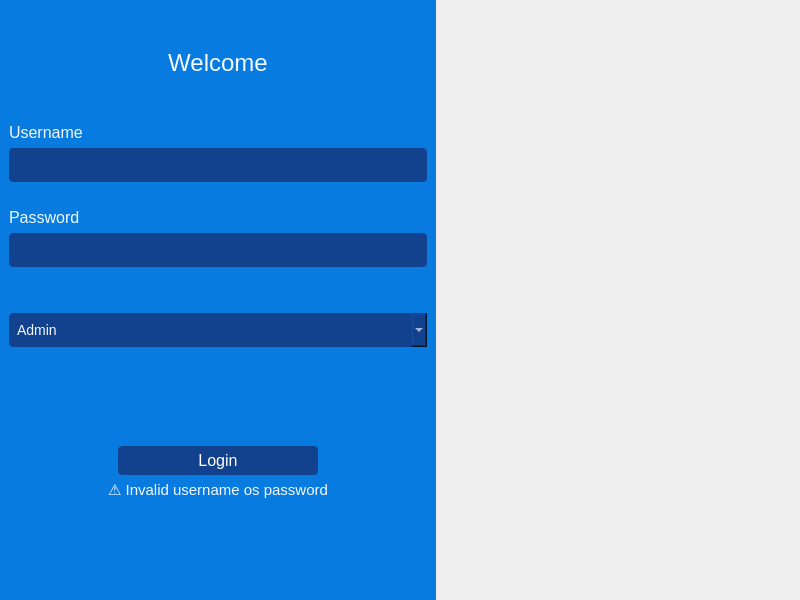
<?xml version="1.0" encoding="UTF-8"?>
<ui version="4.0">
 <class>MainWindow</class>
 <widget class="QMainWindow" name="MainWindow">
  <property name="geometry">
   <rect>
    <x>0</x>
    <y>0</y>
    <width>800</width>
    <height>600</height>
   </rect>
  </property>
  <property name="sizePolicy">
   <sizepolicy hsizetype="Fixed" vsizetype="Fixed">
    <horstretch>0</horstretch>
    <verstretch>0</verstretch>
   </sizepolicy>
  </property>
  <property name="minimumSize">
   <size>
    <width>800</width>
    <height>600</height>
   </size>
  </property>
  <property name="maximumSize">
   <size>
    <width>800</width>
    <height>600</height>
   </size>
  </property>
  <property name="windowTitle">
   <string>MainWindow</string>
  </property>
  <property name="styleSheet">
   <string notr="true">QWidget{
font: 57 8pt &quot;Yu Gothic Medium&quot;;
}</string>
  </property>
  <widget class="QWidget" name="centralwidget">
   <property name="sizePolicy">
    <sizepolicy hsizetype="Fixed" vsizetype="Fixed">
     <horstretch>0</horstretch>
     <verstretch>0</verstretch>
    </sizepolicy>
   </property>
   <layout class="QHBoxLayout" name="horizontalLayout" stretch="6,5">
    <property name="spacing">
     <number>0</number>
    </property>
    <property name="leftMargin">
     <number>0</number>
    </property>
    <property name="topMargin">
     <number>0</number>
    </property>
    <property name="rightMargin">
     <number>0</number>
    </property>
    <property name="bottomMargin">
     <number>0</number>
    </property>
    <item>
     <widget class="QWidget" name="widget" native="true">
      <property name="styleSheet">
       <string notr="true">background-color: rgb(8, 123, 225);</string>
      </property>
      <layout class="QVBoxLayout" name="verticalLayout">
       <item>
        <spacer name="verticalSpacer_5">
         <property name="orientation">
          <enum>Qt::Vertical</enum>
         </property>
         <property name="sizeType">
          <enum>QSizePolicy::Minimum</enum>
         </property>
         <property name="sizeHint" stdset="0">
          <size>
           <width>20</width>
           <height>40</height>
          </size>
         </property>
        </spacer>
       </item>
       <item>
        <widget class="QLabel" name="label_4">
         <property name="styleSheet">
          <string notr="true">color: rgb(243, 249, 254);
font-size: 24px;</string>
         </property>
         <property name="text">
          <string>&lt;html&gt;&lt;head/&gt;&lt;body&gt;&lt;p align=&quot;center&quot;&gt;Welcome&lt;/p&gt;&lt;/body&gt;&lt;/html&gt;</string>
         </property>
        </widget>
       </item>
       <item>
        <spacer name="verticalSpacer_4">
         <property name="orientation">
          <enum>Qt::Vertical</enum>
         </property>
         <property name="sizeType">
          <enum>QSizePolicy::Minimum</enum>
         </property>
         <property name="sizeHint" stdset="0">
          <size>
           <width>20</width>
           <height>40</height>
          </size>
         </property>
        </spacer>
       </item>
       <item>
        <widget class="QLabel" name="label">
         <property name="sizePolicy">
          <sizepolicy hsizetype="Preferred" vsizetype="Maximum">
           <horstretch>0</horstretch>
           <verstretch>0</verstretch>
          </sizepolicy>
         </property>
         <property name="maximumSize">
          <size>
           <width>16777215</width>
           <height>16777215</height>
          </size>
         </property>
         <property name="autoFillBackground">
          <bool>false</bool>
         </property>
         <property name="styleSheet">
          <string notr="true">QLabel{
color:rgb(243, 249, 254);
font-size:16px;
padding-bottom: 0px;
}</string>
         </property>
         <property name="text">
          <string>Username</string>
         </property>
         <property name="scaledContents">
          <bool>false</bool>
         </property>
        </widget>
       </item>
       <item>
        <widget class="QLineEdit" name="usernameInput">
         <property name="styleSheet">
          <string notr="true">background-color: rgb(18, 65, 141);
border: none; 
border-radius: 4px; 
padding: 8px;
color:rgb(243, 249, 254);
font-size:14px;</string>
         </property>
        </widget>
       </item>
       <item>
        <widget class="QLabel" name="label_5">
         <property name="sizePolicy">
          <sizepolicy hsizetype="Preferred" vsizetype="Maximum">
           <horstretch>0</horstretch>
           <verstretch>0</verstretch>
          </sizepolicy>
         </property>
         <property name="text">
          <string/>
         </property>
        </widget>
       </item>
       <item>
        <widget class="QLabel" name="label_2">
         <property name="sizePolicy">
          <sizepolicy hsizetype="Preferred" vsizetype="Maximum">
           <horstretch>0</horstretch>
           <verstretch>0</verstretch>
          </sizepolicy>
         </property>
         <property name="styleSheet">
          <string notr="true">color:rgb(243, 249, 254);
font-size:16px;
padding:0px;</string>
         </property>
         <property name="text">
          <string>Password</string>
         </property>
         <property name="margin">
          <number>0</number>
         </property>
         <property name="indent">
          <number>-1</number>
         </property>
        </widget>
       </item>
       <item>
        <widget class="QLineEdit" name="passwordInput">
         <property name="styleSheet">
          <string notr="true">background-color: rgb(18, 65, 141);
border: none; 
border-radius: 4px; 
padding: 8px;
color:rgb(243, 249, 254);
font-size:14px;</string>
         </property>
         <property name="inputMethodHints">
          <set>Qt::ImhHiddenText|Qt::ImhNoAutoUppercase|Qt::ImhNoPredictiveText|Qt::ImhSensitiveData</set>
         </property>
         <property name="echoMode">
          <enum>QLineEdit::Password</enum>
         </property>
        </widget>
       </item>
       <item>
        <spacer name="verticalSpacer_3">
         <property name="orientation">
          <enum>Qt::Vertical</enum>
         </property>
         <property name="sizeType">
          <enum>QSizePolicy::Maximum</enum>
         </property>
         <property name="sizeHint" stdset="0">
          <size>
           <width>20</width>
           <height>40</height>
          </size>
         </property>
        </spacer>
       </item>
       <item>
        <widget class="QComboBox" name="roleInput">
         <property name="styleSheet">
          <string notr="true">background-color: rgb(18, 65, 141);
border: none; 
border-radius: 4px; 
padding: 8px;
color:rgb(243, 249, 254);
font-size: 14px;</string>
         </property>
         <item>
          <property name="text">
           <string>Admin</string>
          </property>
         </item>
         <item>
          <property name="text">
           <string>Travel_Agent</string>
          </property>
         </item>
        </widget>
       </item>
       <item>
        <spacer name="verticalSpacer">
         <property name="orientation">
          <enum>Qt::Vertical</enum>
         </property>
         <property name="sizeType">
          <enum>QSizePolicy::Expanding</enum>
         </property>
         <property name="sizeHint" stdset="0">
          <size>
           <width>20</width>
           <height>40</height>
          </size>
         </property>
        </spacer>
       </item>
       <item>
        <layout class="QHBoxLayout" name="horizontalLayout_2">
         <item>
          <spacer name="horizontalSpacer_2">
           <property name="orientation">
            <enum>Qt::Horizontal</enum>
           </property>
           <property name="sizeHint" stdset="0">
            <size>
             <width>40</width>
             <height>20</height>
            </size>
           </property>
          </spacer>
         </item>
         <item>
          <widget class="QPushButton" name="loginBtn">
           <property name="minimumSize">
            <size>
             <width>200</width>
             <height>0</height>
            </size>
           </property>
           <property name="styleSheet">
            <string notr="true">QPushButton{
color:#fff;
border: 0px;
font-size: 16px;
padding: 5px;
background-color: rgb(18, 65, 141);
border-radius:4px;
}

QPushButton:hover{
background-color: rgb(47, 142, 228);
}</string>
           </property>
           <property name="text">
            <string>Login</string>
           </property>
          </widget>
         </item>
         <item>
          <spacer name="horizontalSpacer">
           <property name="orientation">
            <enum>Qt::Horizontal</enum>
           </property>
           <property name="sizeHint" stdset="0">
            <size>
             <width>40</width>
             <height>20</height>
            </size>
           </property>
          </spacer>
         </item>
        </layout>
       </item>
       <item>
        <widget class="QLabel" name="invInpLbl">
         <property name="styleSheet">
          <string notr="true">color:rgb(243, 249, 254);
font-size:14px;
padding:0px;</string>
         </property>
         <property name="text">
          <string>&lt;html&gt;&lt;head/&gt;&lt;body&gt;&lt;p align=&quot;center&quot;&gt;&lt;span style=&quot; font-size:11pt;&quot;&gt;⚠️ Invalid username os password&lt;/span&gt;&lt;/p&gt;&lt;/body&gt;&lt;/html&gt;</string>
         </property>
        </widget>
       </item>
       <item>
        <spacer name="verticalSpacer_2">
         <property name="orientation">
          <enum>Qt::Vertical</enum>
         </property>
         <property name="sizeType">
          <enum>QSizePolicy::MinimumExpanding</enum>
         </property>
         <property name="sizeHint" stdset="0">
          <size>
           <width>20</width>
           <height>70</height>
          </size>
         </property>
        </spacer>
       </item>
      </layout>
     </widget>
    </item>
    <item>
     <widget class="QWidget" name="widget_2" native="true">
      <layout class="QVBoxLayout" name="verticalLayout_2">
       <property name="spacing">
        <number>0</number>
       </property>
       <property name="leftMargin">
        <number>0</number>
       </property>
       <property name="topMargin">
        <number>0</number>
       </property>
       <property name="rightMargin">
        <number>0</number>
       </property>
       <property name="bottomMargin">
        <number>0</number>
       </property>
       <item>
        <widget class="QLabel" name="imgLabel">
         <property name="enabled">
          <bool>true</bool>
         </property>
         <property name="sizePolicy">
          <sizepolicy hsizetype="Ignored" vsizetype="Ignored">
           <horstretch>0</horstretch>
           <verstretch>0</verstretch>
          </sizepolicy>
         </property>
         <property name="minimumSize">
          <size>
           <width>0</width>
           <height>0</height>
          </size>
         </property>
         <property name="sizeIncrement">
          <size>
           <width>4</width>
           <height>4</height>
          </size>
         </property>
         <property name="text">
          <string/>
         </property>
         <property name="pixmap">
          <pixmap>Adobe_Express_-_file.jpg</pixmap>
         </property>
         <property name="scaledContents">
          <bool>true</bool>
         </property>
         <property name="alignment">
          <set>Qt::AlignCenter</set>
         </property>
         <property name="wordWrap">
          <bool>false</bool>
         </property>
        </widget>
       </item>
      </layout>
     </widget>
    </item>
   </layout>
  </widget>
 </widget>
 <resources/>
 <connections/>
</ui>
